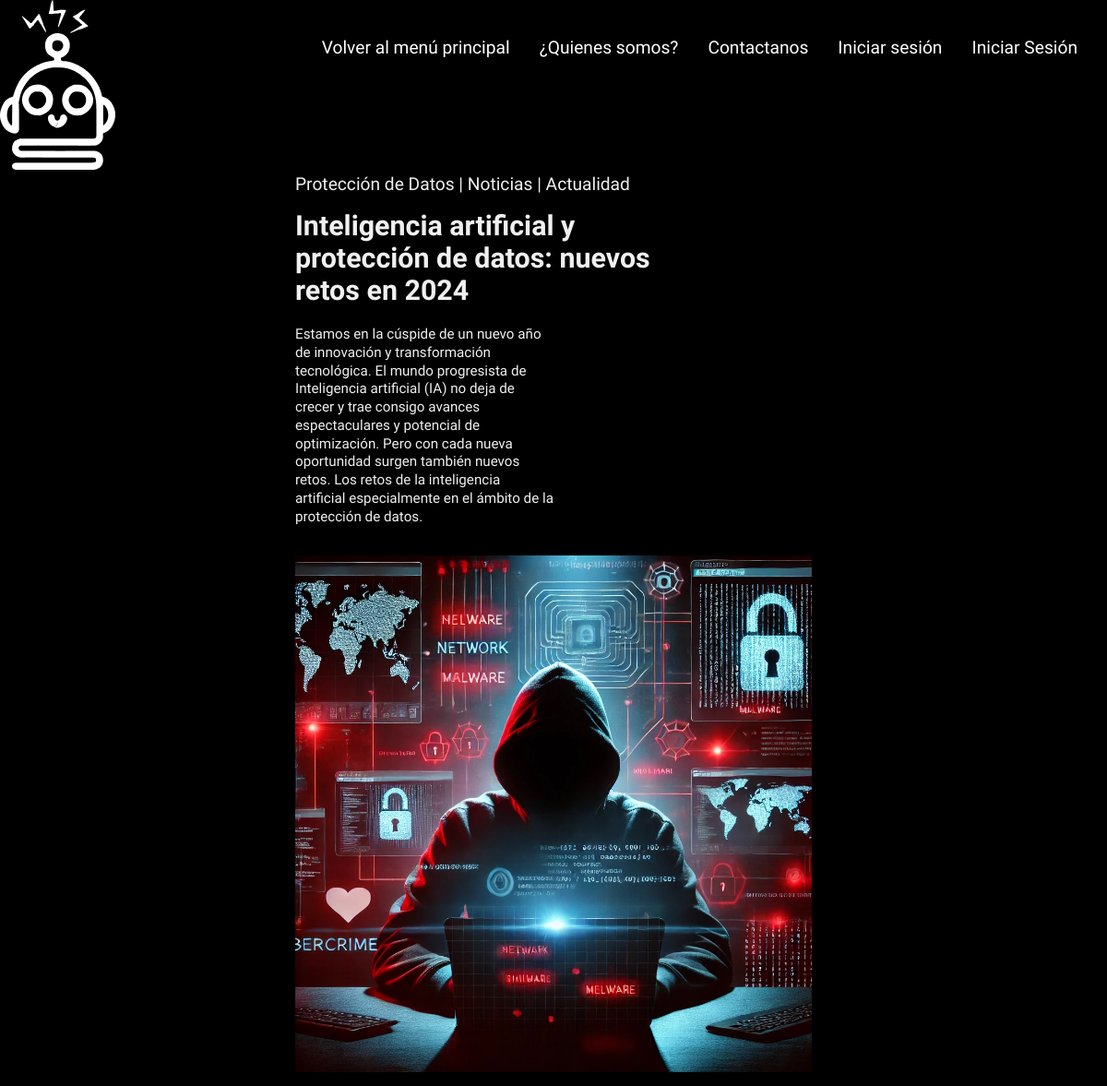
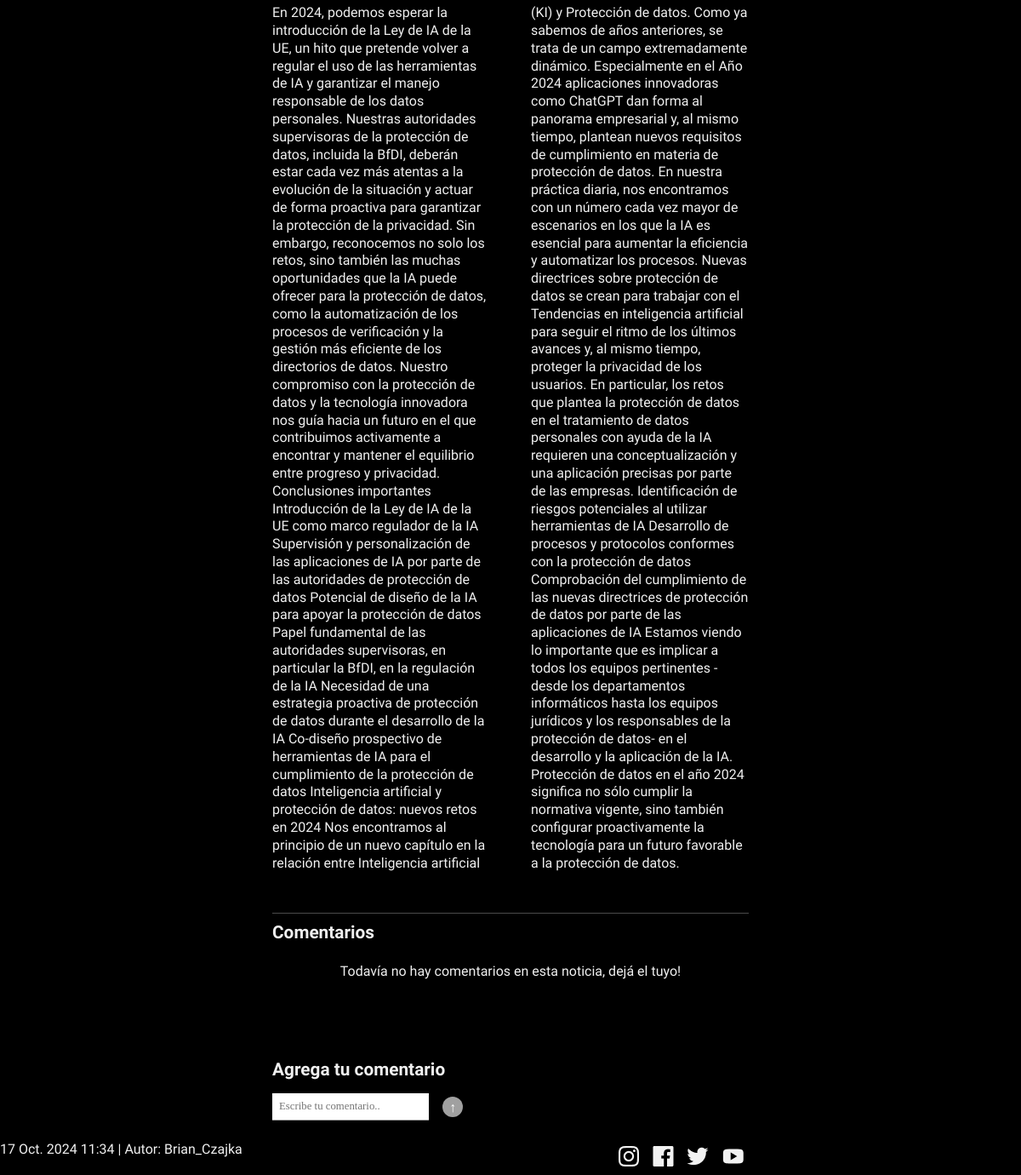
The app's page /post/4/ with its own data (2 pictures, top to bottom).
### apps/posts/models.py (models this page shows, shortened)
class Post(models.Model):
    titulo = models.CharField(max_length=200, null=False, verbose_name="Titulo")
    fecha = models.DateTimeField(auto_now_add=True, verbose_name="Fecha pub")
    autor = models.ForeignKey(User, on_delete=models.CASCADE)
    resumen = models.TextField(max_length=500, null=False, verbose_name="resumen")
    texto = models.TextField(null=False, verbose_name="Contenido")
    activo = models.BooleanField(default=True)
    categoria = models.ForeignKey(Categoria, on_delete=models.CASCADE, null=True, default='Sin categoria')
    imagen = models.ImageField(null=False, blank=True, upload_to='media')
    publicado = models.DateTimeField(default=timezone.now)

class Categoria (models.Model):
    nombre = models.CharField(max_length=30, null=False)

### apps/posts/views.py (the view)
# urls.py: path('post/<int:post_id>/', postindividual, name='postindividual'),
def postindividual(request, post_id):
    post = get_object_or_404(Post, id=post_id)
    comentarios = Comentario.objects.filter(post=post).order_by('-fecha_publicacion')
    if request.method == 'POST':
        form = ComentarioForm(request.POST)
        if form.is_valid():
            comentario = form.save(commit=False)
            comentario.post = post
            if request.user.is_authenticated:
                comentario.autor = request.user
                comentario.save()
                return redirect('postindividual', post_id=post.id)
            else:
                return redirect('login')
    else:
        form = ComentarioForm()
    return render(request, 'postindividual.html', {
        'post': post,
        'comentarios': comentarios,
        'form': form
    })

### apps/posts/form.py
class ComentarioForm(forms.ModelForm):
    class Meta:
        model = Comentario
        fields = ['contenido']
    def __init__(self, *args, **kwargs):
        super().__init__(*args, **kwargs)
        self.fields['contenido'].widget.attrs.update({
            'placeholder': 'Escribe tu comentario..',
            'rows': '1',
            'class': 'form-control'
        })

### templates/postindividual.html (shortened to what this page needs)
<!DOCTYPE html>
<html lang="es">
    <head>
        {% load static %}
        <link rel="stylesheet" href="{% static 'styles/style.css' %}">
    </head>
    <body>
        <header>
            <div class="Menus">
                <li><a href="{% url 'index' %}">Volver al menú principal</a></li>
                <li><a href="{% url 'quienessomos' %}">¿Quienes somos?</a></li>
                <li><a href="{% url 'contacto' %}">Contactanos</a></li>
                <li><a href="{% url 'registro' %}">Iniciar sesión</a></li>
                {% if user.is_authenticated %}
                    <li class="bienvenidouser">
                        {% if user.icono %}
                            <img src="{{ user.icono.url }}" alt="Icono de {{ user.username }}" class="icono_usuario">
                        {% endif %}
                        Bienvenido, {{ user.username }}
                    </li>
                    <li class="boton_cerrarses">
                        <form action="{% url 'logout' %}" method="post" style="display:inline;">
                            {% csrf_token %}
                            <button type="submit" class="bot_cerrar">Cerrar sesión</button>
                        </form>
                    </li>
                {% else %}
                    <li><a class="boton_inicioses" href="{% url 'login' %}">Iniciar Sesión</a></li>
                {% endif %}
            </div>
            <div class="encabezado_logo">
                <a href="{% url 'posts' %}">
                    <img src="{% static 'img/TCN_logo.png' %}" alt="">
                </a>
            </div>
        </header>
        <div class="contenidonoticia">
            <div class="contenidonoticia_titulos">
                <h4>{{ post.categoria.nombre }} | Noticias | Actualidad<h4>
                <h2>{{ post.titulo }}</h2>
                <div class="contenidonoticia_titulos--division"></div>
            </div>
            <div class="contenidonoticia_resumen">
                <p>{{ post.resumen }}</p>
            </div>
            <div class="contenidonoticia_imagen">
                <img src="{{ post.imagen.url }}" alt="">
            </div>
            <div class="contenidonoticia_texto">
                <p>{{ post.texto }}</p>
            </div>
            <div class="contenidonoticia_texto--division"></div>
        </div>
        <div class="contenidocomentarios_titulo">
            <h3>Comentarios</h3>
        </div>
        <div class="contenidocomentarios">
            {% for comentario in comentarios %}
                <div class="contenidocomentarios_usuario">
                    <h4>{{ comentario.autor.username }} | {{ comentario.fecha_publicacion }}</h4>
                    <p>" {{ comentario.contenido }} "</p>
                </div>
            {% empty %}
                <p>Todavía no hay comentarios en esta noticia, dejá el tuyo!</p>
            {% endfor %}
        </div>
        <div class="contenidonoticia_texto--division2"></div>
        <div class="formcomentario">
            <h3>Agrega tu comentario</h3>
            <form method="POST">
                <div class="form-group">
                    {{ form.contenido }}
                    <button type="submit" class="btn-submit">↑</button>
                </div>
        </div>
        <div class="redesautor_noticia">
            <p>{{ post.fecha }} | Autor: {{post.autor}}</p>
            <div class="redes_noticia">
                <a href=""  class="icon1"><img class="redes__iconos-pag" src="{% static 'img/iconos/Instagram.png' %}" alt="instagram" title="instagram"/></a>
                <a href=""  class="icon1"><img class="redes__iconos-pag" src="{% static 'img/iconos/facebook.png' %}" alt="facebook" title="facebook"/></a>
                <a href="" class="icon1"><img class="redes__iconos-pag" src="{% static 'img/iconos/twitter.png' %}" alt="x-twitter" title="x-twitter"/></a>
                <a href="" class="icon1"><img class="redes__iconos-pag" src="{% static 'img/iconos/youtube.png' %}" alt="youtube" title="youtube"/></a>
            </div>
        </div>
    </body>

### static/styles/style.css (style rules this page uses)
:root { --negro: #000000; --gris: #4b4b4b; --gris_claro: #b1b1b1; --blanco: #f0f0f0; --magenta: #AE0061; --lilitacarrio: #7E35BB; --violeta: #5A61F7; --azul: #012187; }
body, h1, h2, h3, p, h4, li, ul, section, div, a, ol, img { margin: 0; padding: 0; text-decoration: none; list-style: none; font-family: "Poiret One", sans-serif; font-size: 1rem; color: var(--blanco); box-sizing: border-box; }
body { background-color: #000000; }
.Menus { position: absolute; top: 0; right: 0; margin-top: 2.5rem; margin-right: 2rem; z-index: 1; display: flex; gap: 2rem; }
.Menus a { color: white; text-decoration: none; font-size: 1.2rem; }
.contenidonoticia { margin: 0 20rem; }
.contenidonoticia_titulos h4 { font-family: "Poiret One", serif; font-weight: 500; font-style: normal; font-size: 1.2rem; }
.contenidonoticia_titulos h2 { font-size: 1.9rem; margin-top: 1rem; max-width: 80%; }
.contenidonoticia_titulos--division { height: 1px; background-color: #000; width: 75%; margin: 10px 0; }
.redesautor_noticia { display: flex; justify-content: space-between; margin-right: 20rem; }
.contenidonoticia_resumen p { font-family: "Poiret One", serif; font-weight: 400; font-style: normal; font-size: 0.95rem; max-width: 50%; line-height: 1.3; }
.contenidonoticia_imagen { margin-top: 2rem; }
.contenidonoticia_imagen img { width: 100%; }
.contenidonoticia_texto p { font-family: "Poiret One", serif; font-weight: 400; font-style: normal; font-size: 1rem; max-width: 50%; line-height: 1.3; }
.contenidonoticia_texto p { font-family: "Poiret One", serif; font-weight: 400; font-style: normal; font-size: 1rem; max-width: 50%; line-height: 1.3; max-width: 100%; column-count: 2; column-gap: 3rem; margin-top: 1rem; }
.contenidonoticia_texto--division { height: 1px; background-color: var(--gris); width: 100%; margin: 10px 0; margin-top: 3rem; }
.formcomentario, .contenidocomentarios { margin: 0 20rem; }
.contenidocomentarios_titulo h3 { font-size: 1.3rem; margin: 0 20rem; font-weight: 600; }
.contenidocomentarios { display: flex; justify-content: center; align-items: center; flex-wrap: wrap; gap: 3rem; margin-top: 1.5rem; }
.contenidonoticia_texto--division2 { display: flex; justify-content: center; height: 1px; background-color: #000; width: 67%; margin: 2rem 20rem; }
.formcomentario h3 { font-size: 1.3rem; font-weight: 600; margin-bottom: 1rem; }
.form-group input, .form-group textarea { border: none; width: 50%; padding: 0.5rem; border-bottom: 1px solid #a0a0a0; font-size: 0.9rem; overflow: hidden; font-family: Poppins; font-size: 0.8rem; }
.form-group { display: flex; margin-bottom: 1.5rem; align-items: center; }
.form-group textarea { resize: none; width: 30%; overflow: hidden; height: auto; min-height: 0.1px; max-height: 15rem; overflow-y: hidden; transition: height 0.2s; outline: none; }
.btn-submit { background-color: #a0a0a0; color: white; padding: 0.25rem 0.5rem; border: none; border-radius: 2rem; cursor: pointer; height: 1.5rem; font-size: 1rem; margin-left: 1rem; transition: background-color 0.3s; }

### records on screen
Post: categoria.nombre "Protección de Datos", titulo "Inteligencia artificial y protección de datos: nuevos retos en 2024", resumen "Estamos en la cúspide de un nuevo año de innovación y transformación tecnológica. El mundo progresista de Inteligencia artificial (IA) no deja de crecer y trae consigo avances espectaculares y potencial de optimización. Pero con cada nueva oportunidad surgen también nuevos retos. Los retos de la inteligencia artificial especialmente en el ámbito de la protección de datos.", imagen (picture), texto "En 2024, podemos esperar la introducción de la Ley de IA de la UE, un hito que pretende volver a regular el uso de las herramientas de IA y garantizar el manejo responsable de los datos personales. Nuestras autoridades supervisoras de la protección de datos, incluida la BfDI, deberán estar cada vez más atentas a la evolución de la situación y actuar de forma proactiva para garantizar la protección de la privacidad. Sin embargo, reconocemos no solo los retos, sino también las muchas oportunidades que la IA puede ofrecer para la protección de datos, como la automatización de los procesos de verificación y la gestión más eficiente de los directorios de datos. Nuestro compromiso con la…", fecha "17 Oct. 2024 11:34", autor "Brian_Czajka"
